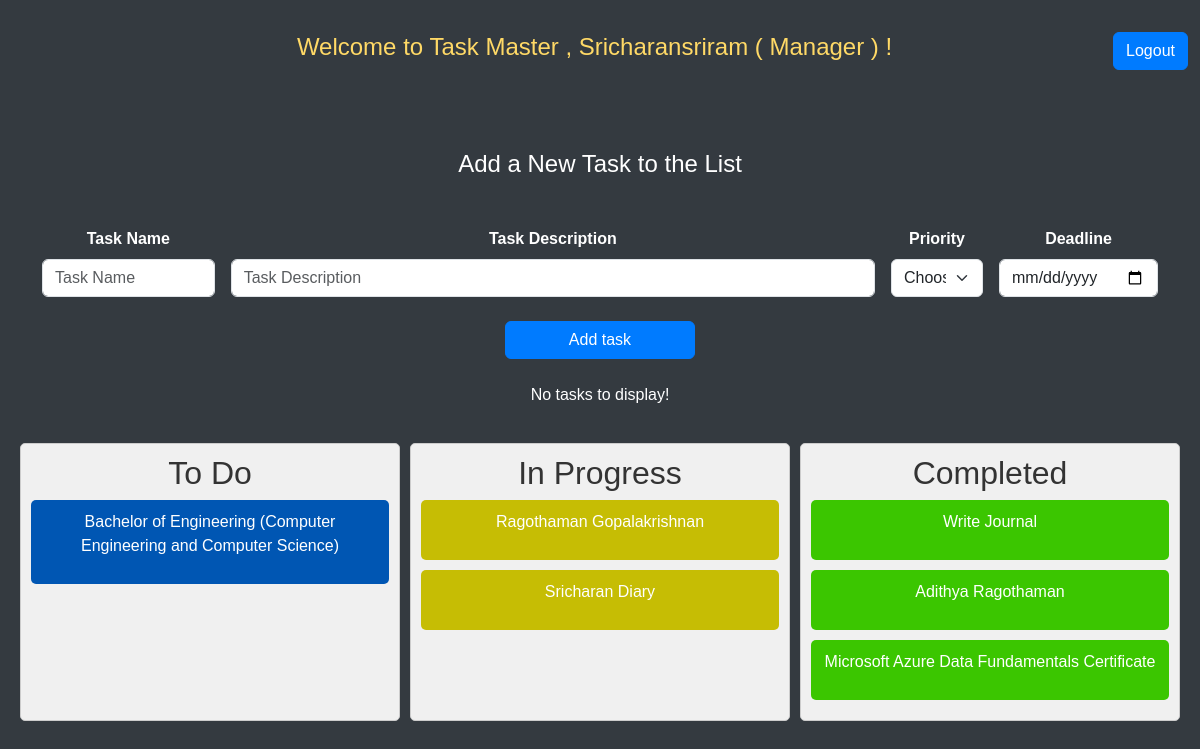
/ (signed in), run on the app's committed database.
### taskmaster.py (models this page shows, shortened)
class User(UserMixin, db.Model):
    __tablename__ = 'users'
    id = db.Column(db.Integer, primary_key=True)
    username = db.Column(db.String(200), nullable=False)
    email = db.Column(db.String(200), unique=True, nullable=False)
    password = db.Column(db.String(200), nullable=False)
    user_type = db.Column(db.String(20))  # Add this line for user type

class Task(db.Model):
    id = db.Column(db.Integer, primary_key=True)
    name = db.Column(db.String(80), nullable=False)
    description = db.Column(db.Text, nullable=True)
    priority = db.Column(db.Integer, nullable=False)
    deadline = db.Column(db.String(80), nullable=False)
    progress = db.Column(db.String(50), nullable=False, default="To Do")

### taskmaster.py (the view)
@app.route('/')
@login_required
def index():
    tasks = Task.query.all()
    todo_tasks = [task for task in tasks if task.progress == 'To Do']
    doing_tasks = [task for task in tasks if task.progress == 'In-Progress']
    done_tasks = [task for task in tasks if task.progress == 'Completed']
    return render_template('taskmasterpage.html', tasks=tasks, todo_tasks=todo_tasks, doing_tasks=doing_tasks, done_tasks=done_tasks)

### taskmaster.py (called while the page is built)
@login_manager.user_loader
def load_user(user_id):
    return User.query.get(int(user_id))

### templates/taskmasterpage.html (shortened to what this page needs)
<!DOCTYPE html>
<html lang="en">
<head>
<link href="https://cdn.jsdelivr.net/npm/bootstrap@5.3.2/dist/css/bootstrap.min.css" rel="stylesheet"
integrity="sha384-T3c6CoIi6uLrA9TneNEoa7RxnatzjcDSCmG1MXxSR1GAsXEV/Dwwykc2MPK8M2HN">
<link rel="stylesheet" href="{{ url_for('static', filename='taskmasterstyles.css') }}">
</head>
<body data-user-type="{{ current_user.user_type }}">
    <nav class="navbar my-4">
        <div class="container-fluid">
          <h4 class="text-yellow-300 ms-5">Welcome to Task Master ,  {{ current_user.username }} ( {{ current_user.user_type|capitalize }} ) !</h4>
          <div>
            {% if current_user.is_authenticated %}
                <a class="btn btn-primary" href="{{ url_for('logout') }}" role="button">Logout</a>
                </div>
                {% else %}
                <a href="{{ url_for('login') }}" class="btn btn-outline-primary">Login</a>
                {% endif %}
          </div>
      </nav>
    {% if current_user.user_type == 'manager' %}
    <form id="taskForm" class="container-sm text-center">
        <h4 class="text-center my-5">Add a New Task to the List</h4>
        <div class="row align-items-center g-3">
            <div class="col-sm-2">
                <label for="name" class="fw-bold form-label">Task Name</label>
                <input type="text" class="form-control" id="name" placeholder="Task Name" required>
            </div>
            <div class="col-sm-7">
                <label for="description" class="fw-bold form-label">Task Description</label>
                <input type="text" class="form-control" id="description" placeholder="Task Description" required>
            </div>
            <div class="col-sm">
                <label for="priority" class="fw-bold form-label">Priority</label>
                <select class="form-select" id="priority" required>
                    <option selected disabled value="">Choose one</option>
                </select>
            </div>
            <div class="col-sm">
                <label for="deadline" class="fw-bold form-label">Deadline</label>
                <input type="date" class="form-control" id="deadline" required>
            </div>
        </div>
        <div class="row justify-content-md-center my-4">
            <button onclick="addTask()" class="btn btn-primary col col-lg-2">Add task</button>
          </div>
    </form>
    {% endif %}
    <div class="noTaskMsg container text-center">
        <p>No tasks to display!</p>
    </div>
<div class="board">
    <div class="column">
      <h2 class="todo">To Do</h2>
      {% for task in tasks if task.progress == 'To Do' %}
        <div class="task task-todo">
          <p>{{ task.name }}</p>
        </div>
      {% endfor %}
    </div>
    <div class="column">
      <h2 class="doing">In Progress</h2>
      {% for task in tasks if task.progress == 'In-Progress' %}
        <div class="task task-inprogress" >
          <p>{{ task.name }}</p>
        </div>
      {% endfor %}
    </div>
    <div class="column">
      <h2 class="done">Completed</h2>
      {% for task in tasks if task.progress == 'Completed' %}
        <div class="task task-completed">
          <p>{{ task.name }}</p>
        </div>
      {% endfor %}
    </div>
</div>
</body>
</html>

### static/taskmasterstyles.css (style rules this page uses)
* { margin: 0; padding: 0; outline: 0; }
:root { --bs-primary: #63b0e4; --bs-bg: #ffffff; --bs-text: #333333; }
body { background-color: aqua; }
body { background-color: #343a40; color: #ffffff; }
.btn { background-color: #007bff !important; border-color: #007bff !important; }
.text-yellow-300 { color: #ffd966; }
.btn { color: white !important; }
.noTaskMsg { display: block; }
.task { padding: 10px; margin-bottom: 10px; border-radius: 5px; text-align: center; }
.task-todo { background-color: #0056b3; }
.task-inprogress { background-color: #c6bd04; }
.task-completed { background-color: #3bc600; }

### templates/taskmasterpage.html (style rules this page uses)
body { background:#343a40; font-family: Arial, sans-serif; display: flex; flex-direction: column; }
.board { display: flex; margin: 20px; }
.column { flex: 1; padding: 10px; border: 1px solid #ccc; margin-right: 10px; border-radius: 5px; background-color: #f0f0f0; }
.column:last-child { margin-right: 0; }
.column h2 { text-align: center; color: #333; }

### data on the page
User: username "Sricharansriram", user_type "Manager"
Task: name "Bachelor of Engineering (Computer Engineering and Computer Science)"
Task: name "Ragothaman Gopalakrishnan"
Task: name "Sricharan Diary"
Task: name "Write Journal"
Task: name "Adithya Ragothaman"
Task: name "Microsoft Azure Data Fundamentals Certificate"
